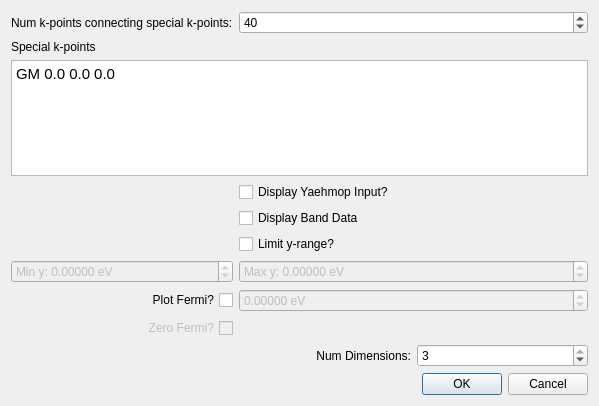
<?xml version="1.0" encoding="UTF-8"?>
<ui version="4.0">
 <class>Avogadro::QtPlugins::BandDialog</class>
 <widget class="QDialog" name="Avogadro::QtPlugins::BandDialog">
  <property name="geometry">
   <rect>
    <x>0</x>
    <y>0</y>
    <width>599</width>
    <height>406</height>
   </rect>
  </property>
  <property name="windowTitle">
   <string>Yaehmop Band</string>
  </property>
  <layout class="QGridLayout" name="gridLayout">
   <item row="12" column="1" colspan="3">
    <widget class="QDialogButtonBox" name="buttonBox">
     <property name="orientation">
      <enum>Qt::Horizontal</enum>
     </property>
     <property name="standardButtons">
      <set>QDialogButtonBox::Cancel|QDialogButtonBox::Ok</set>
     </property>
    </widget>
   </item>
   <item row="9" column="1">
    <widget class="QCheckBox" name="cb_plotFermi">
     <property name="toolTip">
      <string>&lt;html&gt;&lt;head/&gt;&lt;body&gt;&lt;p&gt;The Fermi level should be known before checking this box. You can discover the Fermi level by performing a density of states calculation and displaying the data (it will be at the top of the data). In addition, if a density of states calculation is performed, the Fermi level here will automatically be set to what was detected during the density of states calculation.&lt;/p&gt;&lt;p&gt;If this box is checked, be sure the correct Fermi level is set in the spinbox on the right.&lt;/p&gt;&lt;p&gt;Default: off&lt;/p&gt;&lt;/body&gt;&lt;/html&gt;</string>
     </property>
     <property name="layoutDirection">
      <enum>Qt::RightToLeft</enum>
     </property>
     <property name="text">
      <string>Plot Fermi?</string>
     </property>
    </widget>
   </item>
   <item row="7" column="1">
    <widget class="QDoubleSpinBox" name="spin_minY">
     <property name="enabled">
      <bool>false</bool>
     </property>
     <property name="prefix">
      <string>Min y: </string>
     </property>
     <property name="suffix">
      <string> eV</string>
     </property>
     <property name="decimals">
      <number>5</number>
     </property>
     <property name="minimum">
      <double>-10000.000000000000000</double>
     </property>
     <property name="maximum">
      <double>10000.000000000000000</double>
     </property>
    </widget>
   </item>
   <item row="10" column="1">
    <widget class="QCheckBox" name="cb_zeroFermi">
     <property name="enabled">
      <bool>false</bool>
     </property>
     <property name="toolTip">
      <string>&lt;html&gt;&lt;head/&gt;&lt;body&gt;&lt;p&gt;Adjust the energies so that the zero is the Fermi? Only available if we are plotting the Fermi level.&lt;/p&gt;&lt;p&gt;&lt;br/&gt;&lt;/p&gt;&lt;p&gt;Default: off&lt;/p&gt;&lt;/body&gt;&lt;/html&gt;</string>
     </property>
     <property name="layoutDirection">
      <enum>Qt::RightToLeft</enum>
     </property>
     <property name="text">
      <string>Zero Fermi?</string>
     </property>
    </widget>
   </item>
   <item row="0" column="1">
    <widget class="QLabel" name="label">
     <property name="text">
      <string>Num k-points connecting special k-points:</string>
     </property>
    </widget>
   </item>
   <item row="1" column="1">
    <widget class="QLabel" name="label_2">
     <property name="text">
      <string>Special k-points</string>
     </property>
    </widget>
   </item>
   <item row="7" column="2" colspan="2">
    <widget class="QDoubleSpinBox" name="spin_maxY">
     <property name="enabled">
      <bool>false</bool>
     </property>
     <property name="prefix">
      <string>Max y: </string>
     </property>
     <property name="suffix">
      <string> eV</string>
     </property>
     <property name="decimals">
      <number>5</number>
     </property>
     <property name="minimum">
      <double>-1000.000000000000000</double>
     </property>
     <property name="maximum">
      <double>1000.000000000000000</double>
     </property>
    </widget>
   </item>
   <item row="9" column="2" colspan="2">
    <widget class="QDoubleSpinBox" name="spin_fermi">
     <property name="enabled">
      <bool>false</bool>
     </property>
     <property name="toolTip">
      <string>&lt;html&gt;&lt;head/&gt;&lt;body&gt;&lt;p&gt;The Fermi Level&lt;/p&gt;&lt;/body&gt;&lt;/html&gt;</string>
     </property>
     <property name="suffix">
      <string> eV</string>
     </property>
     <property name="decimals">
      <number>5</number>
     </property>
     <property name="minimum">
      <double>-10000.000000000000000</double>
     </property>
     <property name="maximum">
      <double>10000.000000000000000</double>
     </property>
     <property name="singleStep">
      <double>0.100000000000000</double>
     </property>
    </widget>
   </item>
   <item row="2" column="1" colspan="3">
    <widget class="QTextEdit" name="edit_specialKPoints">
     <property name="toolTip">
      <string>&lt;html&gt;&lt;head/&gt;&lt;body&gt;&lt;p&gt;Enter special k-points as such:&lt;/p&gt;&lt;p&gt;L 0.5 0.5 0.5&lt;/p&gt;&lt;p&gt;G 0.0 0.0 0.0&lt;/p&gt;&lt;p&gt;X 0.5 0.0 0.5&lt;/p&gt;&lt;p&gt;That is, &amp;lt;symbol&amp;gt; &amp;lt;x&amp;gt; &amp;lt;y&amp;gt; &amp;lt;z&amp;gt; where x, y, and z are fractional reciprocal space coordinates. Lines will be drawn connecting these k-points on the graph in the order you put them in. Please note that the orientation of your cell may have an effect on the locations of these reciprocal space points.&lt;/p&gt;&lt;p&gt;If the space group of the crystal has been perceived or set, the special k points will be automatically filled up with the primitive cell high symmetry points for that space group. There are a few space groups will different high symmetry points depending on the lattice (such as if a &amp;gt; b or a &amp;lt; b) - that is taken into account automatically.&lt;/p&gt;&lt;/body&gt;&lt;/html&gt;</string>
     </property>
     <property name="html">
      <string>&lt;!DOCTYPE HTML PUBLIC &quot;-//W3C//DTD HTML 4.0//EN&quot; &quot;http://www.w3.org/TR/REC-html40/strict.dtd&quot;&gt;
&lt;html&gt;&lt;head&gt;&lt;meta name=&quot;qrichtext&quot; content=&quot;1&quot; /&gt;&lt;style type=&quot;text/css&quot;&gt;
p, li { white-space: pre-wrap; }
&lt;/style&gt;&lt;/head&gt;&lt;body style=&quot; font-family:'Cantarell'; font-size:11pt; font-weight:400; font-style:normal;&quot;&gt;
&lt;p style=&quot; margin-top:0px; margin-bottom:0px; margin-left:0px; margin-right:0px; -qt-block-indent:0; text-indent:0px;&quot;&gt;&lt;span style=&quot; font-family:'Ubuntu';&quot;&gt;GM 0.0 0.0 0.0&lt;/span&gt;&lt;/p&gt;&lt;/body&gt;&lt;/html&gt;</string>
     </property>
    </widget>
   </item>
   <item row="0" column="2" colspan="2">
    <widget class="QSpinBox" name="spin_numKPoints">
     <property name="toolTip">
      <string>&lt;html&gt;&lt;head/&gt;&lt;body&gt;&lt;p&gt;Enter the number of k-points that will be connecting the special k-points. More of these k-points will smooth out the graph, but the calculation may take longer.&lt;/p&gt;&lt;p&gt;Default: 40&lt;/p&gt;&lt;/body&gt;&lt;/html&gt;</string>
     </property>
     <property name="alignment">
      <set>Qt::AlignLeading|Qt::AlignLeft|Qt::AlignVCenter</set>
     </property>
     <property name="suffix">
      <string/>
     </property>
     <property name="minimum">
      <number>0</number>
     </property>
     <property name="maximum">
      <number>999999</number>
     </property>
     <property name="value">
      <number>40</number>
     </property>
    </widget>
   </item>
   <item row="4" column="2" colspan="2">
    <widget class="QCheckBox" name="cb_displayBandData">
     <property name="toolTip">
      <string>&lt;html&gt;&lt;head/&gt;&lt;body&gt;&lt;p&gt;If this box is checked, all of the band data will be displayed in an edit box. The user may copy and paste it for use elsewhere. The data is in this format:&lt;/p&gt;&lt;p&gt;&lt;br/&gt;&lt;/p&gt;&lt;p&gt;# Special k points&lt;/p&gt;&lt;p&gt;# &amp;lt;symbol&amp;gt; &amp;lt;x&amp;gt; &amp;lt;y&amp;gt; &amp;lt;z&amp;gt; &amp;lt;k space value (x)&amp;gt;&lt;/p&gt;&lt;p&gt;# L 0.5 0.5 0.5 &lt;/p&gt;&lt;p&gt;# etc.&lt;/p&gt;&lt;p&gt;# &amp;lt;k space distance (x)&amp;gt; &amp;lt;band 1 energies&amp;gt; &amp;lt;band 2 energies&amp;gt; &amp;lt;etc.&amp;gt;&lt;/p&gt;&lt;p&gt;&lt;br/&gt;&lt;/p&gt;&lt;p&gt;Default: off&lt;/p&gt;&lt;/body&gt;&lt;/html&gt;</string>
     </property>
     <property name="text">
      <string>Display Band Data</string>
     </property>
    </widget>
   </item>
   <item row="5" column="2" colspan="2">
    <widget class="QCheckBox" name="cb_limitY">
     <property name="toolTip">
      <string>&lt;html&gt;&lt;head/&gt;&lt;body&gt;&lt;p&gt;Limit the y-range in the plot?&lt;/p&gt;&lt;p&gt;Default: off&lt;/p&gt;&lt;/body&gt;&lt;/html&gt;</string>
     </property>
     <property name="text">
      <string>Limit y-range?</string>
     </property>
    </widget>
   </item>
   <item row="11" column="2">
    <widget class="QLabel" name="label_3">
     <property name="toolTip">
      <string>&lt;html&gt;&lt;head/&gt;&lt;body&gt;&lt;p&gt;The number of periodic dimensions.&lt;/p&gt;&lt;p&gt;&lt;br/&gt;&lt;/p&gt;&lt;p&gt;If this is set to 1, the material will be periodic only along the A vector of the crystal.&lt;/p&gt;&lt;p&gt;&lt;br/&gt;&lt;/p&gt;&lt;p&gt;If this is set to 2, the material will be periodic along both the A and B vectors of the crystal.&lt;/p&gt;&lt;p&gt;&lt;br/&gt;&lt;/p&gt;&lt;p&gt;If this is set to 3, the material will be periodic along the A, B, and C vectors of the crystal.&lt;/p&gt;&lt;p&gt;&lt;br/&gt;&lt;/p&gt;&lt;/body&gt;&lt;/html&gt;</string>
     </property>
     <property name="layoutDirection">
      <enum>Qt::LeftToRight</enum>
     </property>
     <property name="text">
      <string>Num Dimensions:</string>
     </property>
     <property name="alignment">
      <set>Qt::AlignRight|Qt::AlignTrailing|Qt::AlignVCenter</set>
     </property>
    </widget>
   </item>
   <item row="11" column="3">
    <widget class="QSpinBox" name="spin_numDim">
     <property name="toolTip">
      <string>&lt;html&gt;&lt;head/&gt;&lt;body&gt;&lt;p&gt;The number of periodic dimensions.&lt;/p&gt;&lt;p&gt;&lt;br/&gt;&lt;/p&gt;&lt;p&gt;If this is set to 1, the material will be periodic only along the A vector of the crystal.&lt;/p&gt;&lt;p&gt;&lt;br/&gt;&lt;/p&gt;&lt;p&gt;If this is set to 2, the material will be periodic along both the A and B vectors of the crystal.&lt;/p&gt;&lt;p&gt;&lt;br/&gt;&lt;/p&gt;&lt;p&gt;If this is set to 3, the material will be periodic along the A, B, and C vectors of the crystal.&lt;/p&gt;&lt;p&gt;&lt;br/&gt;&lt;/p&gt;&lt;/body&gt;&lt;/html&gt;</string>
     </property>
     <property name="minimum">
      <number>1</number>
     </property>
     <property name="maximum">
      <number>3</number>
     </property>
     <property name="value">
      <number>3</number>
     </property>
    </widget>
   </item>
   <item row="3" column="2">
    <widget class="QCheckBox" name="cb_displayYaehmopInput">
     <property name="text">
      <string>Display Yaehmop Input?</string>
     </property>
    </widget>
   </item>
  </layout>
 </widget>
 <tabstops>
  <tabstop>spin_numKPoints</tabstop>
  <tabstop>edit_specialKPoints</tabstop>
  <tabstop>cb_displayYaehmopInput</tabstop>
  <tabstop>cb_displayBandData</tabstop>
  <tabstop>cb_limitY</tabstop>
  <tabstop>spin_minY</tabstop>
  <tabstop>spin_maxY</tabstop>
  <tabstop>cb_plotFermi</tabstop>
  <tabstop>spin_fermi</tabstop>
  <tabstop>cb_zeroFermi</tabstop>
  <tabstop>spin_numDim</tabstop>
 </tabstops>
 <resources/>
 <connections>
  <connection>
   <sender>buttonBox</sender>
   <signal>accepted()</signal>
   <receiver>Avogadro::QtPlugins::BandDialog</receiver>
   <slot>accept()</slot>
   <hints>
    <hint type="sourcelabel">
     <x>248</x>
     <y>254</y>
    </hint>
    <hint type="destinationlabel">
     <x>157</x>
     <y>274</y>
    </hint>
   </hints>
  </connection>
  <connection>
   <sender>buttonBox</sender>
   <signal>rejected()</signal>
   <receiver>Avogadro::QtPlugins::BandDialog</receiver>
   <slot>reject()</slot>
   <hints>
    <hint type="sourcelabel">
     <x>316</x>
     <y>260</y>
    </hint>
    <hint type="destinationlabel">
     <x>286</x>
     <y>274</y>
    </hint>
   </hints>
  </connection>
  <connection>
   <sender>cb_limitY</sender>
   <signal>toggled(bool)</signal>
   <receiver>spin_minY</receiver>
   <slot>setEnabled(bool)</slot>
   <hints>
    <hint type="sourcelabel">
     <x>449</x>
     <y>180</y>
    </hint>
    <hint type="destinationlabel">
     <x>449</x>
     <y>211</y>
    </hint>
   </hints>
  </connection>
  <connection>
   <sender>cb_limitY</sender>
   <signal>toggled(bool)</signal>
   <receiver>spin_maxY</receiver>
   <slot>setEnabled(bool)</slot>
   <hints>
    <hint type="sourcelabel">
     <x>449</x>
     <y>180</y>
    </hint>
    <hint type="destinationlabel">
     <x>449</x>
     <y>244</y>
    </hint>
   </hints>
  </connection>
  <connection>
   <sender>cb_plotFermi</sender>
   <signal>toggled(bool)</signal>
   <receiver>spin_fermi</receiver>
   <slot>setEnabled(bool)</slot>
   <hints>
    <hint type="sourcelabel">
     <x>170</x>
     <y>250</y>
    </hint>
    <hint type="destinationlabel">
     <x>449</x>
     <y>251</y>
    </hint>
   </hints>
  </connection>
  <connection>
   <sender>cb_plotFermi</sender>
   <signal>toggled(bool)</signal>
   <receiver>cb_zeroFermi</receiver>
   <slot>setEnabled(bool)</slot>
   <hints>
    <hint type="sourcelabel">
     <x>170</x>
     <y>225</y>
    </hint>
    <hint type="destinationlabel">
     <x>170</x>
     <y>255</y>
    </hint>
   </hints>
  </connection>
 </connections>
</ui>
